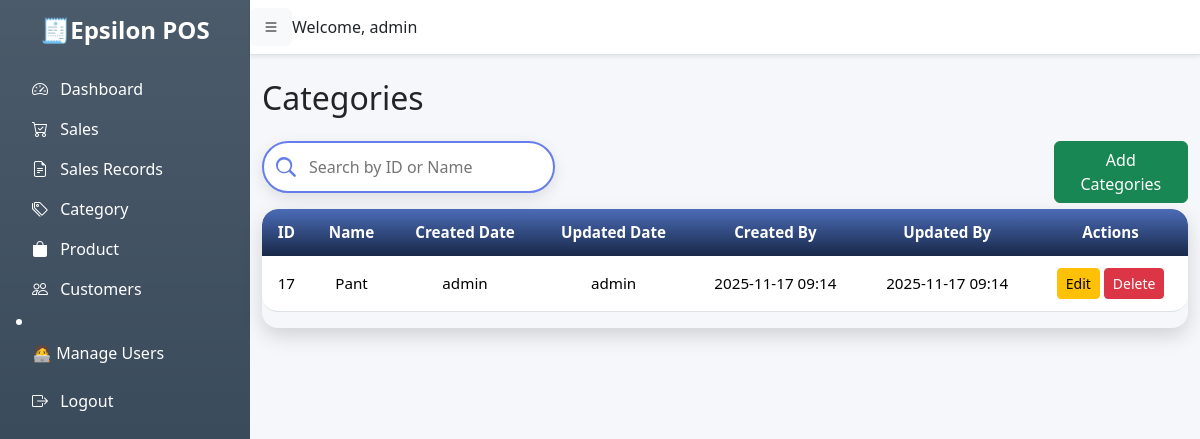
Before: /categories/ (signed in) with the older database file.
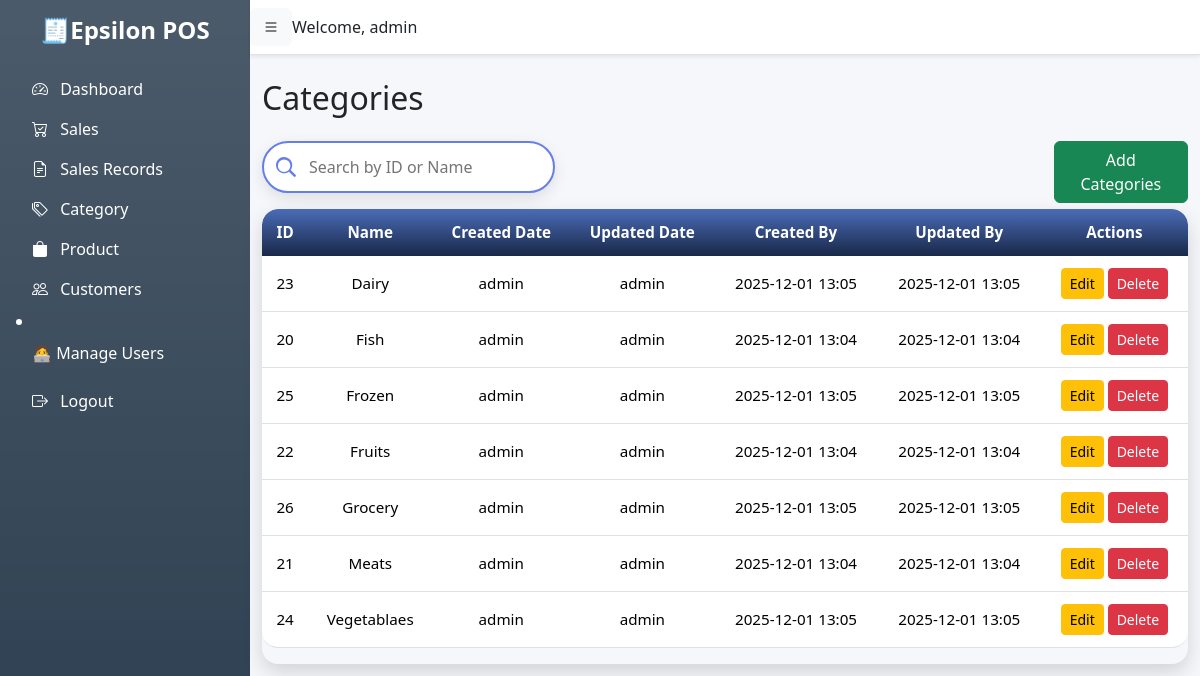
After: the same page with the newer database file.
### pos/models.py (models this page shows, shortened)
class Category(models.Model):
    name = models.CharField(max_length=100, unique=True)
    created_date = models.DateTimeField(auto_now_add=True)
    updated_date = models.DateTimeField(auto_now=True)
    created_by = models.ForeignKey(
        User,
        on_delete=models.SET_NULL,
        null=True,
        related_name='category_created_by'
    )
    updated_by = models.ForeignKey(
        User,
        on_delete=models.SET_NULL,
        null=True,
        related_name='category_updated_by'
    )
    class Meta:
        verbose_name_plural = "Categories"
        ordering = ['name']

### pos/views.py (the view)
# urls.py: path('categories/', views.category_list, name='category_list'),
@login_required
def category_list(request):
    search_query = request.GET.get('search', '')
    if search_query:
        categories = Category.objects.filter(name__icontains=search_query)
    else:
        categories = Category.objects.all()
    return render(request, 'pos/category_list.html', {'categories': categories, 'search_query': search_query})

### pos/templates/pos/category_list.html (shortened to what this page needs)
{% extends 'pos/base.html' %}
{% load static %}
{% block content %}
<h2 class="mb-4">Categories</h2>
<div class="row">
    <div class="col-lg-4">
        <div class="mb-3">
    <input type="text" id="categorySearch" class="lu-search" placeholder="Search by ID or Name">
</div>
    </div>
    <div class="col-lg-4"></div>
    <div class="col-lg-2"></div>
    <div class="col-lg-2">
        <a href="{% url 'category_create' %}" class="btn btn-success">
               Add Categories
           </a>
    </div>
</div>
<div class="lu-table-wrapper">
    <table class="table lu-table" id="categoryTable">
        <thead>
            <tr>
                <th>ID</th>
                <th>Name</th>
                <th>Created Date</th>
                <th>Updated Date</th>
                <th>Created By</th>
                <th>Updated By</th>
                 <th>Actions</th>
            </tr>
        </thead>
    <tbody>
        {% for category in categories %}
        <tr>
            <td>{{ category.id }}</td>
            <td>{{ category.name }}</td>
            <td>{{ category.created_by }}</td>
            <td>{{ category.updated_by }}</td>
            <td>{{ category.created_date|date:"Y-m-d H:i" }}</td>
            <td>{{ category.updated_date|date:"Y-m-d H:i" }}</td>
            <td>
                <a href="{% url 'category_update' category.id %}" class="btn btn-warning btn-sm">Edit</a>
                <a href="{% url 'category_delete' category.id %}" class="btn btn-danger btn-sm"
                   onclick="return confirm('Are you sure you want to delete this category?');">Delete</a>
            </td>
        </tr>
        {% empty %}
        <tr><td colspan="7" class="text-center">No categories found.</td></tr>
        {% endfor %}
    </tbody>
    </table>
</div>
{% endblock %}

Changed rows visible on the page:
removed Category: id "17", name "Pant", created_by "admin", updated_by "admin", created_date "2025-11-17 09:14", updated_date "2025-11-17 09:14"
added Category: id "23", name "Dairy", created_by "admin", updated_by "admin", created_date "2025-12-01 13:05", updated_date "2025-12-01 13:05"
added Category: id "20", name "Fish", created_by "admin", updated_by "admin", created_date "2025-12-01 13:04", updated_date "2025-12-01 13:04"
added Category: id "25", name "Frozen", created_by "admin", updated_by "admin", created_date "2025-12-01 13:05", updated_date "2025-12-01 13:05"
added Category: id "22", name "Fruits", created_by "admin", updated_by "admin", created_date "2025-12-01 13:04", updated_date "2025-12-01 13:04"
added Category: id "26", name "Grocery", created_by "admin", updated_by "admin", created_date "2025-12-01 13:05", updated_date "2025-12-01 13:05"
added Category: id "21", name "Meats", created_by "admin", updated_by "admin", created_date "2025-12-01 13:04", updated_date "2025-12-01 13:04"
added Category: id "24", name "Vegetablaes", created_by "admin", updated_by "admin", created_date "2025-12-01 13:05", updated_date "2025-12-01 13:05"
